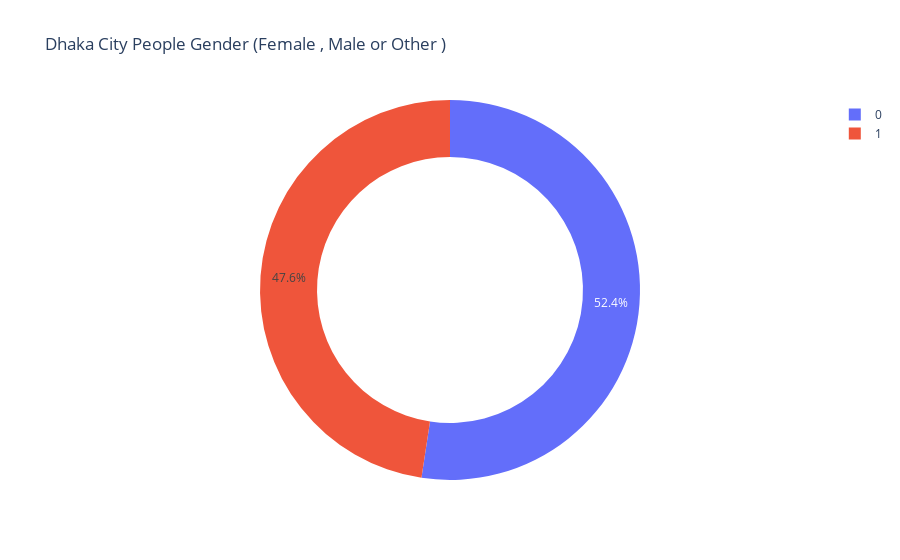

This figure's notebook cell:
### Markdown cell above
# Viz

### Code cell
Gender =df['Gender'].value_counts()
transctions = Gender.index
quantity =Gender.values
figure =px.pie(df,
 values=quantity,
 names =transctions,hole=.70,
 title=" Dhaka City People Gender (Female , Male or Other ) ")
figure.show()

### Figure 1 — Plotly figure (JSON) as saved in the notebook; plotly's stock layout.template omitted (floating-point values rounded to 4 significant figures)
{"data": [{"domain": {"x": [0, 1], "y": [0, 1]}, "hole": 0.7, "hovertemplate": "label=%{label}<br>value=%{value}<extra></extra>", "labels": [0, 1], "legendgroup": "", "name": "", "showlegend": true, "type": "pie", "values": [524, 476]}], "layout": {"legend": {"tracegroupgap": 0}, "title": {"text": " Dhaka City People Gender (Female , Male or Other ) "}}}
